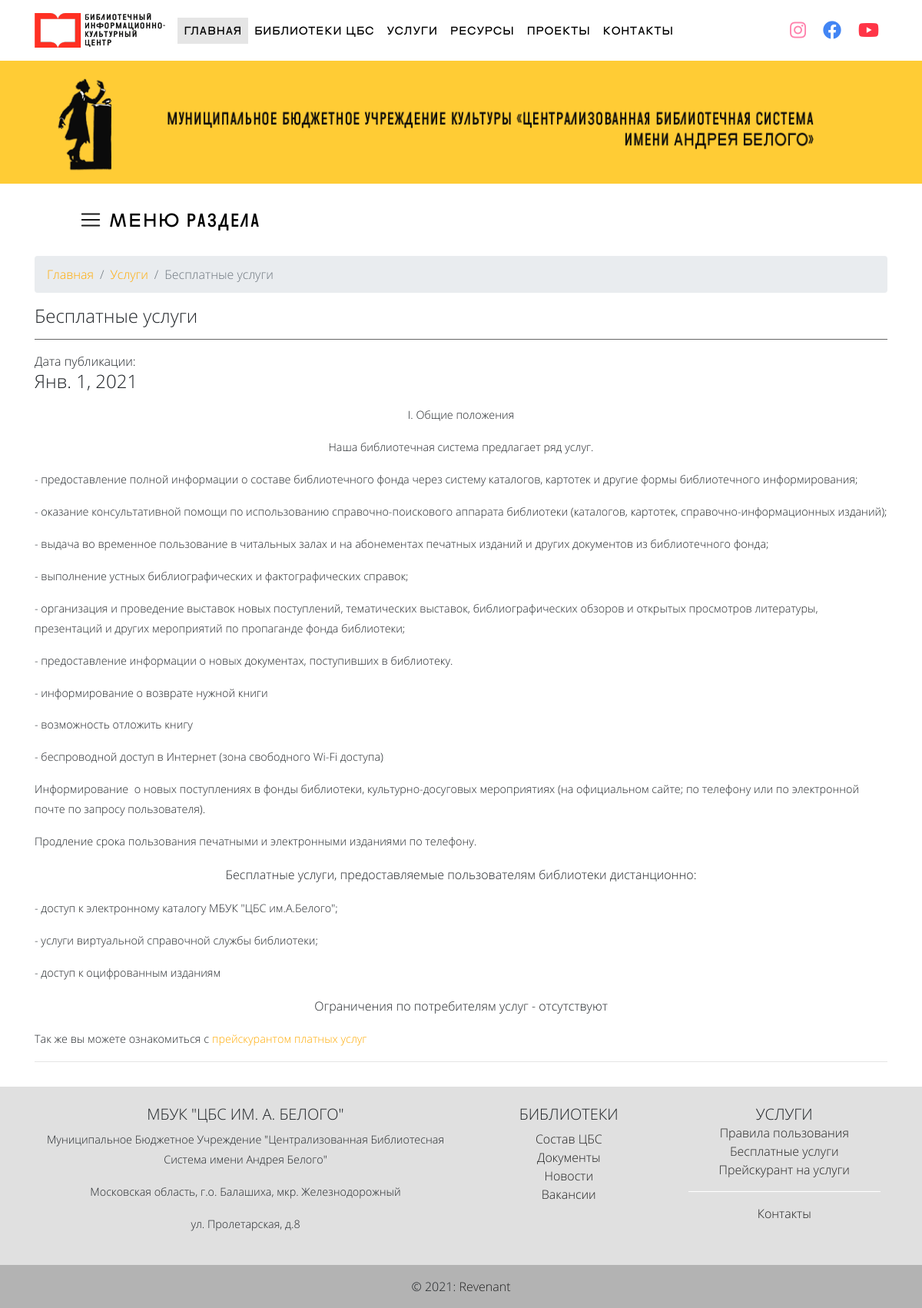
The app's page /fservices/1/ with its own data.
### web/models.py (models this page shows, shortened)
class FreeService(models.Model):
    date = models.DateField(default=date.today, verbose_name='Дата')
    name = models.CharField(max_length=100, verbose_name='Название')
    category = models.ForeignKey(Category, on_delete=models.CASCADE, verbose_name='Категория')
    slug = models.SlugField(null=True, unique=True, verbose_name='Псевдоним')
    description = models.TextField(verbose_name='Текст')
    published = models.BooleanField(default=True, verbose_name='Опубликована')
    class Meta:
        verbose_name = 'Бесплатные услуги'
        verbose_name_plural = 'Бесплатные услуги'

### web/views.py (the view)
# urls.py: path('fservices/<int:pk>/', views.free_services, name='free_services'),
def free_services(request, pk):
    fservice = get_object_or_404(FreeService, pk=pk)
    title = fservice.name
    description = FreeService.description
    date = FreeService.date
    return render(request, 'fservice.html', {'title': title, 'fservice': fservice, 'date': date, 'description': description})

### web/templates/fservice.html
{% extends "base.html" %}
{% load static %}
{% block content %}
{% include '_header_pages.html' %}
<div class="container">
    {% include "_page_menu_service.html" %}
        <nav class='mt-2' aria-label="breadcrumb sm-hidden" id="breadcrumb">
          <ol class="breadcrumb">
            <li class="breadcrumb-item"><a href="#">Главная</a></li>
            <li class="breadcrumb-item"><a href="{% url 'services' %}">Услуги</a></li>
            <li class="breadcrumb-item active" aria-current="page">{{ title }}</li>
          </ol>
        </nav>
    <div class="row">
        <div class="col-md-12">
            <h3 class="">{{ title }}</h3>
            <hr class="hr-dark">
            <div class="mb-3">
                Дата публикации: <h4>{{ fservice.date }}</h4>
            </div>
            <div>{{ fservice.description|safe }}</div>
                <hr class="hr-pink mb-3">
        </div>
    </div>
</div>
{% include '_footer.html' %}
{% endblock %}

### records on screen
FreeService: name "Бесплатные услуги", date "Янв. 1, 2021", description "I . Общие положения Наша библиотечная система предлагает ряд услуг. - предоставление полной информации о составе библиотечного фонда через систему каталогов, картотек и другие формы библиотечного информирования; - оказание консультативной помощи по использованию справочно-поискового аппарата библиотеки (каталогов, картотек, справочно-информационных изданий); - выдача во временное пользование в читальных залах и на абонементах печатных изданий и других документов из библиотечного фонда; - выполнение устных библиографических и фактографических справок; - организация и проведение выставок новых поступлений, тематических выставок, библиографических обзоров и открытых просмотров литературы,…"
